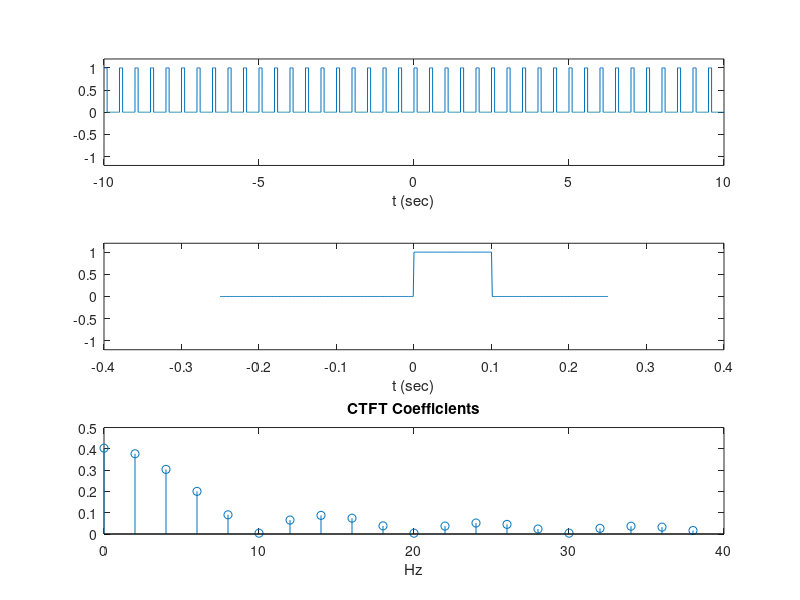

Here is the MATLAB script that generated this plot:
pkg load signal;

Ts = 0.001;
t = [-10:Ts:9.999];

Tp = 0.5;
tau = 0.2;
x = (1 + square(2*pi*t/Tp, tau*100))/2;

subplot(3,1,1); plot(t, x);
xlabel('t (sec)');
ylim([-1.2 1.2]);
% pause;

Fo = 1/Tp;
I_period = find(round(t*1000)/1000 == -Tp/2) : find(round(t*1000)/1000 == Tp/2);
xport = x(I_period);

subplot(3,1,2); plot(t(I_period), xport);
xlabel('t (sec)');
ylim([-1.2 1.2]);
% pause;

for k = 1:20
    B = exp( -j*2*pi*(k-1)*Fo.*[-Tp/2:Ts:Tp/2] );
    C(k) = sum(xport.*B)/(length(xport)*Tp);
end

kFo = Fo*[0:k-1];
subplot(3,1,3); stem(kFo, abs(C));
title('CTFT Coefficients');
xlabel('Hz');
